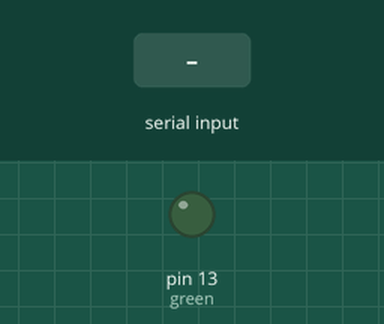
Recording of a sketch running on a simulated Arduino Uno, built with avr-gcc and run on an emulated ATmega328P. On the bench: output pins drawn as LEDs (lit = HIGH). Inputs (shaded band) come from the test bench.

Above: at 1.2 s.
1.3 s: "g" received over the second serial link
At 2.2 s:
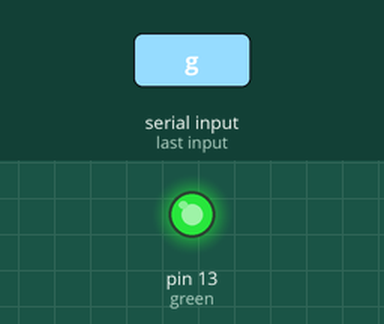
2.8 s: "v" received over the second serial link
At 3.4 s:
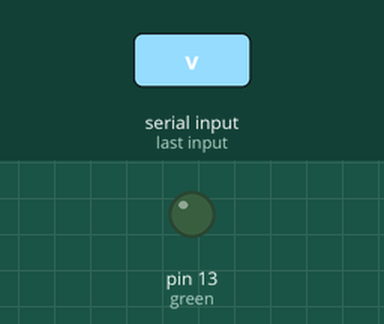
Timing chart, 0 to 5.8 s (numbered marks = the images above; inputs shaded):
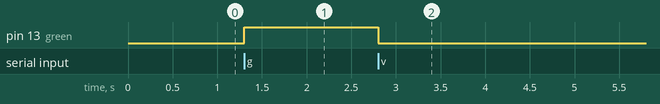

The sketch:

ledwithmax232.ino
```cpp
#include <SoftwareSerial.h>

SoftwareSerial mySerial(10, 11); // RX, TX

int green = 13;

// LEDs status
int greenstatus = 0;

void setup() {
      pinMode(green, OUTPUT);
      // initialize serial communication:
      mySerial.begin(9600);
              }

void loop() {
  //mySerial.println("Hello, world?");
  if (mySerial.available() > 0)
  {
    int inByte = mySerial.read();
    switch (inByte)
    {
      case 'g':
      case 'v':
        if (greenstatus == 0)
        {
          digitalWrite(green, HIGH);
          mySerial.println("Green LED is ON");
          greenstatus = 1;
          break;
        }
        else
        {
          digitalWrite(green, LOW);
          mySerial.println("Green LED is OFF");
          greenstatus = 0;
          break;
        }

      default:
        // turn all the LEDs off:
      digitalWrite(green, LOW);
      greenstatus = 0;
      mySerial.println("All LEDs are OFF");
       }
     }
    }
```

Measured:
- after the input at 1.3 s, pin 13 (green): LOW → HIGH at once
- after the input at 2.8 s, pin 13 (green): HIGH → LOW at once
